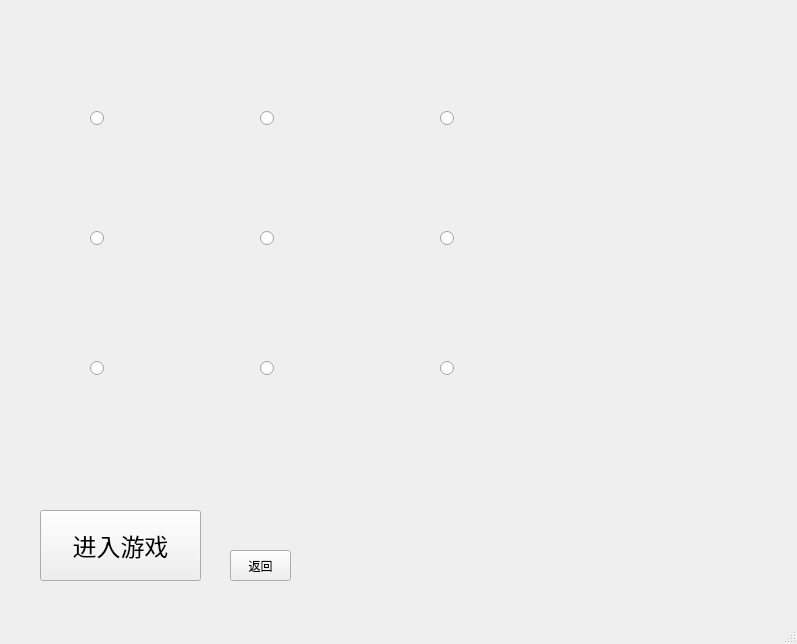
<?xml version="1.0" encoding="UTF-8"?>
<ui version="4.0">
 <class>CStageSelectDlg</class>
 <widget class="QMainWindow" name="CStageSelectDlg">
  <property name="geometry">
   <rect>
    <x>0</x>
    <y>0</y>
    <width>797</width>
    <height>644</height>
   </rect>
  </property>
  <property name="windowTitle">
   <string>MainWindow</string>
  </property>
  <widget class="QWidget" name="centralwidget">
   <widget class="QPushButton" name="pushButton">
    <property name="geometry">
     <rect>
      <x>40</x>
      <y>510</y>
      <width>161</width>
      <height>71</height>
     </rect>
    </property>
    <property name="font">
     <font>
      <family>AcadEref</family>
      <pointsize>18</pointsize>
     </font>
    </property>
    <property name="text">
     <string>进入游戏</string>
    </property>
   </widget>
   <widget class="QPushButton" name="pushButton_2">
    <property name="geometry">
     <rect>
      <x>230</x>
      <y>550</y>
      <width>61</width>
      <height>31</height>
     </rect>
    </property>
    <property name="text">
     <string>返回</string>
    </property>
   </widget>
   <widget class="QRadioButton" name="radioButton">
    <property name="geometry">
     <rect>
      <x>90</x>
      <y>110</y>
      <width>89</width>
      <height>16</height>
     </rect>
    </property>
    <property name="text">
     <string/>
    </property>
   </widget>
   <widget class="QRadioButton" name="radioButton_2">
    <property name="geometry">
     <rect>
      <x>260</x>
      <y>110</y>
      <width>89</width>
      <height>16</height>
     </rect>
    </property>
    <property name="text">
     <string/>
    </property>
   </widget>
   <widget class="QRadioButton" name="radioButton_3">
    <property name="geometry">
     <rect>
      <x>440</x>
      <y>110</y>
      <width>89</width>
      <height>16</height>
     </rect>
    </property>
    <property name="text">
     <string/>
    </property>
   </widget>
   <widget class="QRadioButton" name="radioButton_4">
    <property name="geometry">
     <rect>
      <x>90</x>
      <y>230</y>
      <width>89</width>
      <height>16</height>
     </rect>
    </property>
    <property name="text">
     <string/>
    </property>
   </widget>
   <widget class="QRadioButton" name="radioButton_5">
    <property name="geometry">
     <rect>
      <x>260</x>
      <y>230</y>
      <width>89</width>
      <height>16</height>
     </rect>
    </property>
    <property name="text">
     <string/>
    </property>
   </widget>
   <widget class="QRadioButton" name="radioButton_6">
    <property name="geometry">
     <rect>
      <x>440</x>
      <y>230</y>
      <width>89</width>
      <height>16</height>
     </rect>
    </property>
    <property name="text">
     <string/>
    </property>
   </widget>
   <widget class="QRadioButton" name="radioButton_7">
    <property name="geometry">
     <rect>
      <x>90</x>
      <y>360</y>
      <width>89</width>
      <height>16</height>
     </rect>
    </property>
    <property name="text">
     <string/>
    </property>
   </widget>
   <widget class="QRadioButton" name="radioButton_8">
    <property name="geometry">
     <rect>
      <x>260</x>
      <y>360</y>
      <width>89</width>
      <height>16</height>
     </rect>
    </property>
    <property name="text">
     <string/>
    </property>
   </widget>
   <widget class="QRadioButton" name="radioButton_9">
    <property name="geometry">
     <rect>
      <x>440</x>
      <y>360</y>
      <width>89</width>
      <height>16</height>
     </rect>
    </property>
    <property name="text">
     <string/>
    </property>
   </widget>
  </widget>
  <widget class="QMenuBar" name="menubar">
   <property name="geometry">
    <rect>
     <x>0</x>
     <y>0</y>
     <width>797</width>
     <height>22</height>
    </rect>
   </property>
  </widget>
  <widget class="QStatusBar" name="statusbar"/>
 </widget>
 <resources/>
 <connections/>
</ui>
